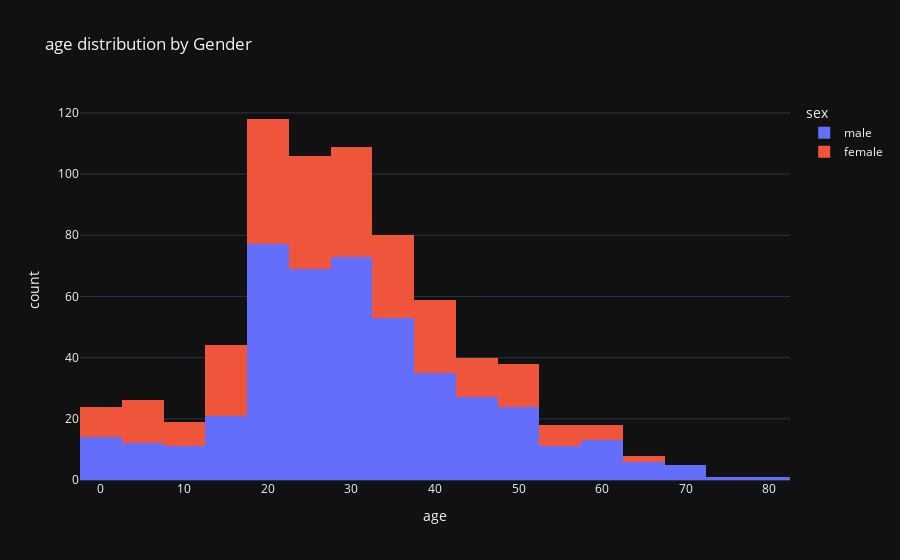

Notebook code for this chart:
### Code cell
fig = px.histogram(df, x='age', nbins=30, color='sex',
                   title='age distribution by Gender',
                   template='plotly_dark')
fig.show()

### Figure 1 — Plotly figure (JSON) as saved in the notebook; plotly's stock layout.template omitted (floating-point values rounded to 4 significant figures; data arrays with more than 128 entries replaced by an {"elided": "..."} marker saying what was removed)
{"data": [{"bingroup": "x", "hovertemplate": "sex=male<br>age=%{x}<br>count=%{y}<extra></extra>", "legendgroup": "male", "marker": {"color": "#636efa", "pattern": {"shape": ""}}, "name": "male", "nbinsx": 30, "orientation": "v", "showlegend": true, "type": "histogram", "x": {"elided": "577 float values"}, "xaxis": "x", "yaxis": "y"}, {"bingroup": "x", "hovertemplate": "sex=female<br>age=%{x}<br>count=%{y}<extra></extra>", "legendgroup": "female", "marker": {"color": "#EF553B", "pattern": {"shape": ""}}, "name": "female", "nbinsx": 30, "orientation": "v", "showlegend": true, "type": "histogram", "x": {"elided": "314 float values"}, "xaxis": "x", "yaxis": "y"}], "layout": {"barmode": "relative", "legend": {"title": {"text": "sex"}, "tracegroupgap": 0}, "title": {"text": "age distribution by Gender"}, "xaxis": {"anchor": "y", "domain": [0, 1], "title": {"text": "age"}}, "yaxis": {"anchor": "x", "domain": [0, 1], "title": {"text": "count"}}}}
